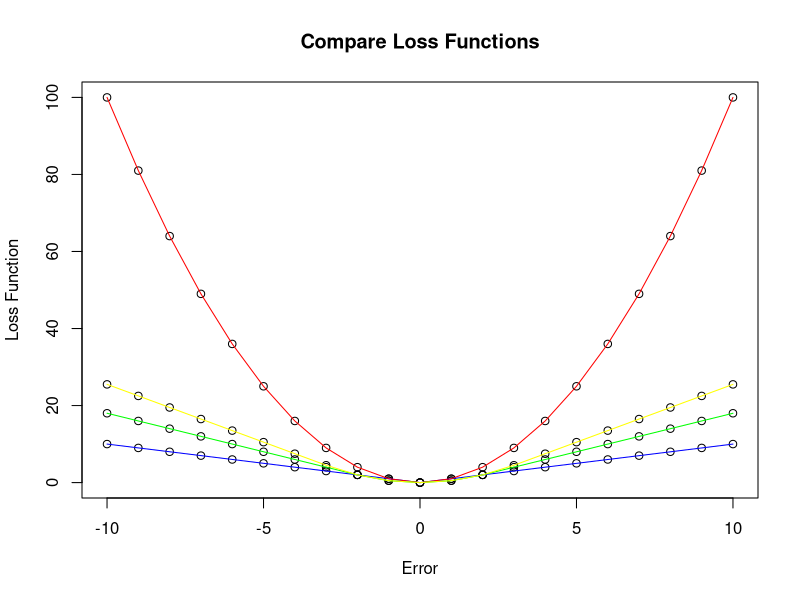
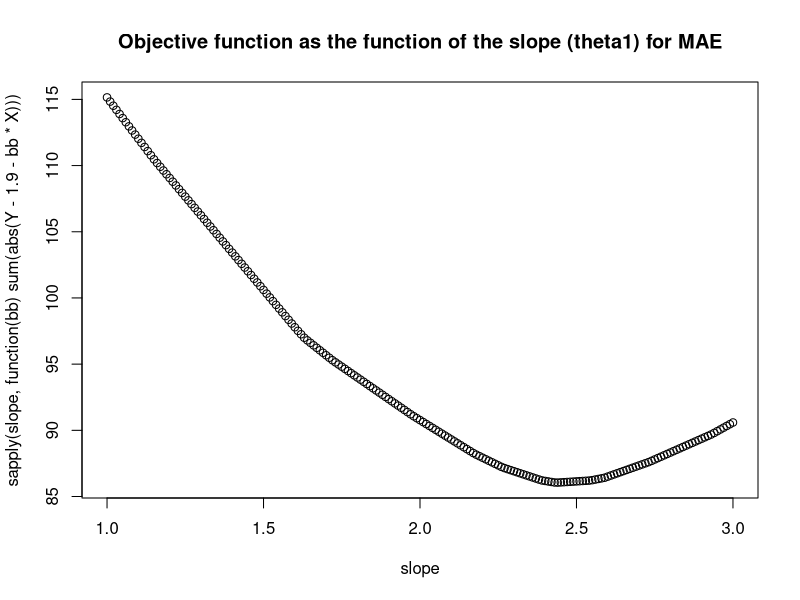
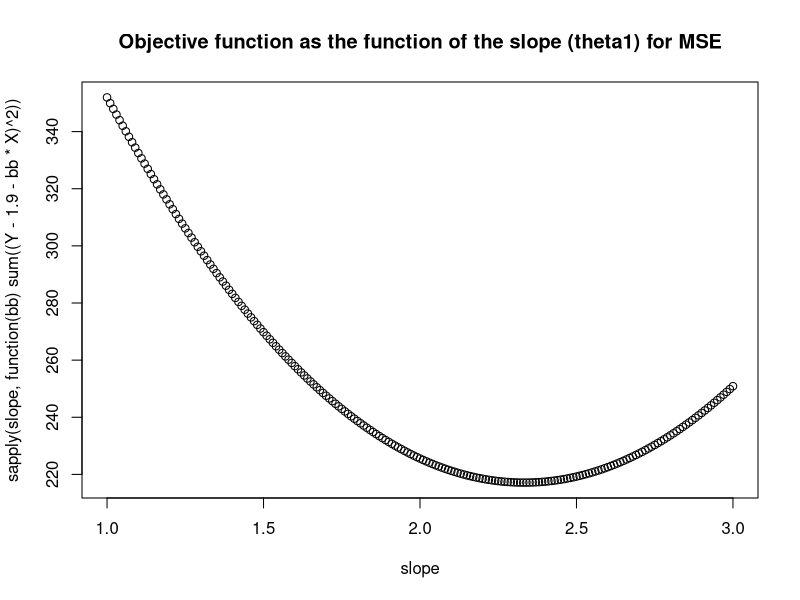
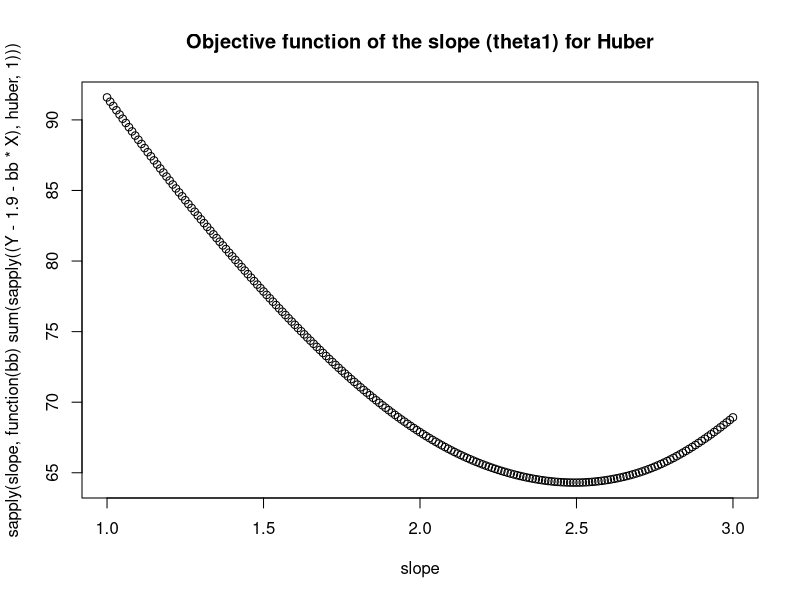
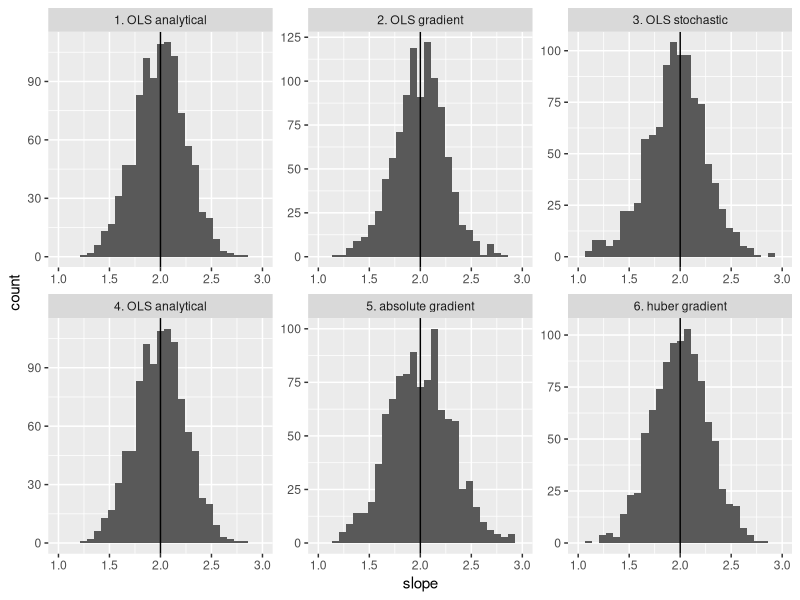
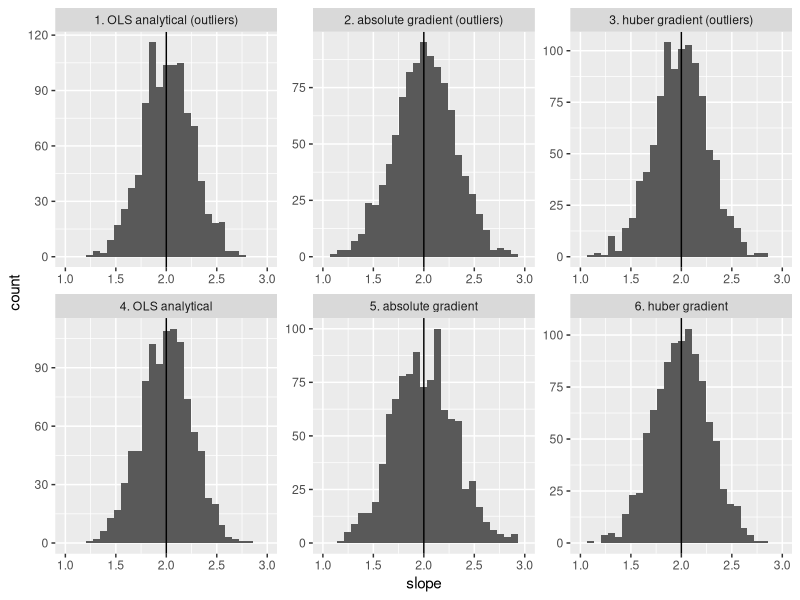

Recreate these plots in R, in order.
## ---- chunk 1
knitr::opts_chunk$set(echo = TRUE)
## ---- chunk 2
# implement huber function
huber <- function(e, sig) {
quad <- 0.5*e^2
linr <- sig*abs(e) - 0.5*sig^2
return(if(abs(e) <= sig) quad else linr)
}

# generate range of e for plotting the losses
e_list <- -10:10
x <- c(e_list, e_list, e_list, e_list)
y <- c(abs(e_list), e_list^2, sapply(e_list, huber, 2), sapply(e_list, huber, 3))

plot(x, y, main="Compare Loss Functions", xlab="Error", ylab="Loss Function")

lines(e_list, abs(e_list), col="blue") # Absolute loss
lines(e_list, e_list^2, col="red") # Square loss
lines(e_list, sapply(e_list, huber, 2), col="green") # Huber-2
lines(e_list, sapply(e_list, huber, 3), col="yellow") # Huber-3

## ---- chunk 3
# gradient update step for Huber loss
gradient_descent_huber <- function(a, b, X, Y, sig, alpha=0.01) {
  E <- a + b*X - Y
 sign <- (2*(E>0)-1)
  
 a_step <- sum((abs(E) <= sig)*(a + b*X - Y) + (abs(E) > sig)*sign)
 b_step <- sum((abs(E) <= sig)*(a + b*X - Y)*X + (abs(E) > sig)*sign*X)
 
 return(c(
a - alpha*a_step,
b - alpha*b_step
))
}

# gradient update step for Squared loss
gradient_descent_squared <- function(a, b, X, Y, alpha=0.01) {
E <- a + b*X - Y
a_step <- sum(2*(a + b*X - Y))
b_step <- sum(2*(a + b*X - Y)*X)

return(c(
a - alpha*a_step,
b - alpha*b_step
))
}

# gradient update step for Absolute loss
gradient_descent_absolute <- function(a, b, X, Y, alpha=0.01) {
E <- a + b*X - Y
sign <- (2*(E>0)-1)

a_step <- sum(sign)
b_step <- sum(sign*X)

return(c(
a - alpha*a_step,
b - alpha*b_step
))
}


# batch optimizer
optimize <- function(a, b, step) {
for  (iter  in  1:1000)  { 
  pars <- step(a, b)
if (max(abs(c(a, b) - pars)) < 10^-4) {
return(pars)
}
a <- pars[1] 
b <- pars[2]
}
return(c(a, b))
}

# stochastic optimizer
optimize_stochastic <- function(a, b, X, Y, step) {
for (iter in 1:1000) {
for (i in 1:length(X)) {
pars <- step(a, b, X[i], Y[i])
if (max(abs(c(a, b) - pars)) < 10^-4) {
  return(pars)
}

      a <- pars[1]
      b <- pars[2]
    }
  }
  
  return(c(a, b))
}






# analytical solution for OLS
obtain_ols_analytical <- function(X, Y) {
b <- sum((X-mean(X))*(Y-mean(Y)))/sum((X-mean(X))^2)
a <- mean(Y) - b*mean(X)

return(c(a,b))
}

# batch gradient descent for OLS
obtain_ols_gradient_descent <- function(X, Y) {
pars <- optimize(0, 0, step=function(a, b) gradient_descent_squared(a, b, X, Y))

return(pars)
}

# stochastic gradient descent for OLS
obtain_ols_stochastic_gradient_descent <- function(X, Y) {
pars <- optimize_stochastic(0, 0, X, Y, step=function(a, b, x, y) gradient_descent_squared(a, b, x, y)) 

return(pars)
}

# batch gradient descent for linear regression with absolute loss
obtain_absolute_gradient_descent <- function(X, Y) {
pars <- optimize(0, 0, step=function(a, b) gradient_descent_absolute(a, b, X, Y))

return(pars)
}

# batch gradient descent for linear regression with Huber loss
obtain_huber_gradient_descent <- function(X, Y, sig) {
  
  pars <- optimize(0, 0, step=function(a, b) gradient_descent_huber(a, b, X, Y, sig = sig))
  
  return(pars)
}



## ---- chunk 4
data_simulator <- function() {
X <- runif(50, -2, 2)
Y <- 3 + 2*X + rnorm(50, 0, 2)
 return(list(X, Y))
}

d <- data_simulator()
X <- d[[1]]
Y <- d[[2]]

slope <- (100:300)/100
plot(slope, sapply(slope, function(bb) sum(abs(Y-1.9-bb*X)) ), main="Objective function as the function of the slope (theta1) for MAE")
plot(slope, sapply(slope, function(bb) sum((Y-1.9-bb*X)^2) ), main="Objective function as the function of the slope (theta1) for MSE")
plot(slope, sapply(slope, function(bb) sum(sapply((Y-1.9-bb*X), huber, 1)) ), main="Objective function of the slope (theta1) for Huber")

obtain_ols_analytical(X, Y)
obtain_ols_gradient_descent(X, Y)
obtain_ols_stochastic_gradient_descent(X, Y)
obtain_absolute_gradient_descent(X, Y)
obtain_huber_gradient_descent(X, Y, sig=4)

## ---- chunk 5
estimates_simulated <- function(optimizer, simulator) {
# optimizer: the algorithm that obtain the fit
# simulator: this generates the data for each simulation

res <-data.frame(lapply(1:1000, function(i) {
d <- data_simulator()
X <- d[[1]]
Y <- d[[2]]

return(optimizer(X, Y))
}))

names(res) <- 1:1000

return(data.frame(t(res)))
}

estimates_sim_ols_ana <- estimates_simulated(obtain_ols_analytical, data_simulator)
estimates_sim_ols_grad <- estimates_simulated(obtain_ols_gradient_descent, data_simulator)
estimates_sim_ols_sto <- estimates_simulated(obtain_ols_stochastic_gradient_descent, data_simulator)

estimates_sim_abs <- estimates_simulated(obtain_absolute_gradient_descent, data_simulator)
estimates_sim_huber <- estimates_simulated(function(X, Y) obtain_huber_gradient_descent(X, Y, sig=4), data_simulator())
                                           
library(ggplot2)


dp <- data.frame(
slope=c(
estimates_sim_ols_ana[,2],
estimates_sim_ols_grad[,2],
estimates_sim_ols_sto[,2],
estimates_sim_ols_ana[,2],
estimates_sim_abs[,2],
estimates_sim_huber[,2]
),

optimizer=c(
rep("1. OLS analytical", 1000),
rep("2. OLS gradient", 1000),
rep("3. OLS stochastic", 1000),
rep("4. OLS analytical", 1000),
rep("5. absolute gradient", 1000),
rep("6. huber gradient", 1000)
))

ggplot(data=dp, mapping=aes(x=slope)) + geom_histogram() + geom_vline(xintercept=2) + xlim(c(1, 3)) + facet_wrap(~optimizer, scales="free")


## ---- chunk 6
data_outliers_simulator <- function() {
d <- data_simulator()
Y <- d[[2]]
outliers_selected <- sample(0:1, 50, replace=T, prob=c(0.9,0.1))
increase_selected <- sample(0:1, 50, replace=T, prob=c(0.5,0.5))
YY <- Y + 2*outliers_selected*(increase_selected - (1-increase_selected))*Y

d[[2]] <- YY

return(d)
}

d <- data_outliers_simulator()
X <- d[[1]]
YY <- d[[2]]

obtain_ols_analytical(X, YY)

obtain_absolute_gradient_descent(X, YY)

obtain_huber_gradient_descent(X, YY, sig=4)


estimates_sim_outl_ols_ana <- estimates_simulated(obtain_ols_analytical, data_outliers_simulator)
estimates_sim_outl_ols_grad <- estimates_simulated(obtain_ols_gradient_descent, data_outliers_simulator)
estimates_sim_outl_abs <- estimates_simulated(obtain_absolute_gradient_descent, data_outliers_simulator)
estimates_sim_outl_huber <- estimates_simulated(function(X, Y) obtain_huber_gradient_descent(X, Y, sig=4), data_outliers_simulator())


dp <- data.frame(
slope=c(
estimates_sim_outl_ols_ana[,2],
estimates_sim_outl_abs[,2],
estimates_sim_outl_huber[,2],
estimates_sim_ols_ana[,2],
estimates_sim_abs[,2],
estimates_sim_huber[,2]
),
optimizer=c(
rep("1. OLS analytical (outliers)", 1000),
rep("2. absolute gradient (outliers)", 1000),
rep("3. huber gradient (outliers)", 1000),
rep("4. OLS analytical", 1000),
rep("5. absolute gradient", 1000),
rep("6. huber gradient", 1000)
))

ggplot(data=dp, mapping=aes(x=slope)) + geom_histogram() + geom_vline(xintercept=2) + xlim(c(1, 3)) + facet_wrap(~optimizer, scales="free")





